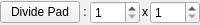
<ui version="4.0" stdsetdef="1" >
  <author>Mohammad Al-Turany</author>
  <comment></comment>
  <exportmacro></exportmacro>
  <class>TGo4DividePad</class>
  <widget class="QWidget" name="TGo4DividePad" >
    <property name="geometry" >
      <rect>
        <x>0</x>
        <y>0</y>
        <width>200</width>
        <height>25</height>
      </rect>
    </property>
    <property name="windowTitle" >
      <string>Divide Pad</string>
    </property>
    <layout class="QGridLayout" >
      <property name="margin" >
        <number>0</number>
      </property>
      <property name="spacing" >
        <number>0</number>
      </property>
      <item row="0" column="0" >
         <widget class="QPushButton" name="DivideCanvas_b" >
           <property name="text" >
             <string>Divide Pad</string>
           </property>
         </widget>
      </item>
     <item row="0" column="1">
       <widget class="QLabel" name="TextLabel2" >
        <property name="sizePolicy" >
         <sizepolicy>
          <hsizetype>1</hsizetype>
          <vsizetype>1</vsizetype>
          <horstretch>0</horstretch>
          <verstretch>0</verstretch>
         </sizepolicy>
        </property>
        <property name="minimumSize" >
         <size>
          <width>10</width>
          <height>20</height>
         </size>
        </property>
        <property name="maximumSize" >
         <size>
          <width>10</width>
          <height>20</height>
         </size>
        </property>
        <property name="lineWidth" >
         <number>0</number>
        </property>
        <property name="text" >
         <string>:</string>
        </property>
        <property name="alignment" >
         <set>Qt::AlignCenter</set>
        </property>
        <property name="wordWrap" >
         <bool>false</bool>
        </property>
       </widget>
     </item>
     <item row="0" column="2">
       <widget class="QSpinBox" name="SpinBoxX" >
         <property name="minimum" >
           <number>1</number>
         </property>
       </widget>
     </item>
     <item row="0" column="3">
       <widget class="QLabel" name="TextLabel2_2" >
        <property name="sizePolicy" >
         <sizepolicy>
          <hsizetype>1</hsizetype>
          <vsizetype>1</vsizetype>
          <horstretch>0</horstretch>
          <verstretch>0</verstretch>
         </sizepolicy>
        </property>
        <property name="minimumSize" >
         <size>
          <width>10</width>
          <height>20</height>
         </size>
        </property>
        <property name="maximumSize" >
         <size>
          <width>10</width>
          <height>20</height>
         </size>
        </property>
        <property name="lineWidth" >
         <number>0</number>
        </property>
        <property name="text" >
         <string>x</string>
        </property>
        <property name="alignment" >
         <set>Qt::AlignCenter</set>
        </property>
        <property name="wordWrap" >
         <bool>false</bool>
        </property>
       </widget>
     </item>
     <item row="0" column="4">
       <widget class="QSpinBox" name="SpinBoxY" >
         <property name="minimum" >
           <number>1</number>
         </property>
       </widget>
     </item>
    </layout>
  </widget>
  <layoutdefault spacing="0" margin="0" />
  <connections>
    <connection>
      <sender>DivideCanvas_b</sender>
      <signal>clicked()</signal>
      <receiver>TGo4DividePad</receiver>
      <slot>DivideCanvas()</slot>
    </connection>
  </connections>
</ui>
